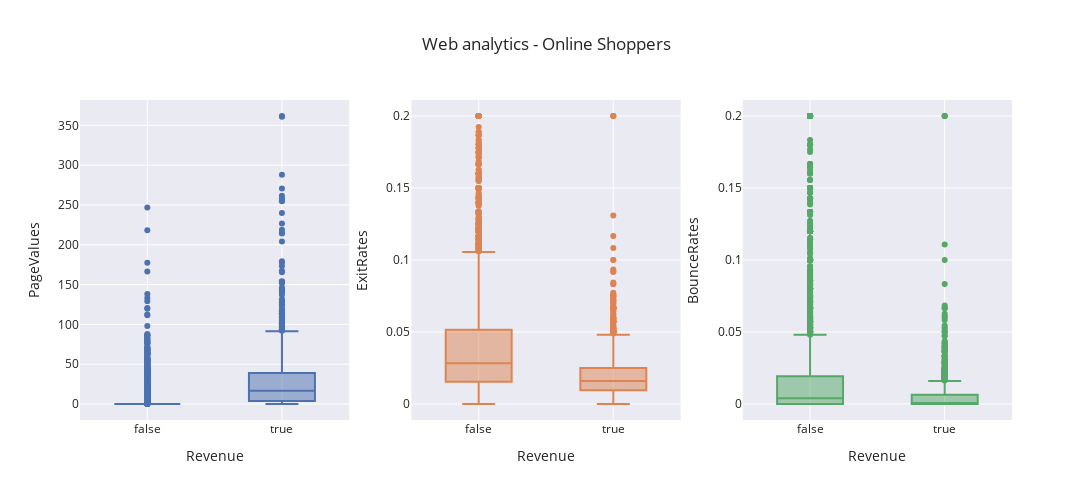

The notebook cell this image was saved under:
### Code cell
# web analytics

fig = make_subplots(rows=1, cols=3)
fig.append_trace(
    go.Box(
        x=df.Revenue,
        y=df.PageValues        
    ), row=1, col=1
)
fig.append_trace(
    go.Box(
        x=df.Revenue,
        y=df.ExitRates                
    ), row=1, col=2
)
fig.append_trace(
    go.Box(
        x=df.Revenue,
        y=df.BounceRates                
    ), row=1, col=3
)
fig.update_xaxes(title_text="Revenue")
fig.update_yaxes(title_text="PageValues", row=1, col=1)
fig.update_yaxes(title_text="ExitRates", row=1, col=2)
fig.update_yaxes(title_text="BounceRates", row=1, col=3)
fig.update_layout(
    title_text = "Web analytics - Online Shoppers",
    template=plot_templ,
    showlegend=False,
    width=1200,
    height=500)
fig.show()

### Figure 1 — Plotly figure (JSON) as saved in the notebook; plotly's stock layout.template omitted (floating-point values rounded to 4 significant figures; data arrays with more than 128 entries replaced by an {"elided": "..."} marker saying what was removed)
{"data": [{"type": "box", "x": {"elided": "12205 bool values"}, "xaxis": "x", "y": {"elided": "12205 float values"}, "yaxis": "y"}, {"type": "box", "x": {"elided": "12205 bool values"}, "xaxis": "x2", "y": {"elided": "12205 float values"}, "yaxis": "y2"}, {"type": "box", "x": {"elided": "12205 bool values"}, "xaxis": "x3", "y": {"elided": "12205 float values"}, "yaxis": "y3"}], "layout": {"height": 500, "showlegend": false, "title": {"text": "Web analytics - Online Shoppers"}, "width": 1200, "xaxis": {"anchor": "y", "autorange": true, "domain": [0, 0.2889], "range": [-0.5, 1.5], "title": {"text": "Revenue"}, "type": "category"}, "xaxis2": {"anchor": "y2", "autorange": true, "domain": [0.3556, 0.6444], "range": [-0.5, 1.5], "title": {"text": "Revenue"}, "type": "category"}, "xaxis3": {"anchor": "y3", "autorange": true, "domain": [0.7111, 1], "range": [-0.5, 1.5], "title": {"text": "Revenue"}, "type": "category"}, "yaxis": {"anchor": "x", "autorange": true, "domain": [0, 1], "range": [-20.1, 381.9], "title": {"text": "PageValues"}, "type": "linear"}, "yaxis2": {"anchor": "x2", "autorange": true, "domain": [0, 1], "range": [-0.01111, 0.2111], "title": {"text": "ExitRates"}, "type": "linear"}, "yaxis3": {"anchor": "x3", "autorange": true, "domain": [0, 1], "range": [-0.01111, 0.2111], "title": {"text": "BounceRates"}, "type": "linear"}}}
